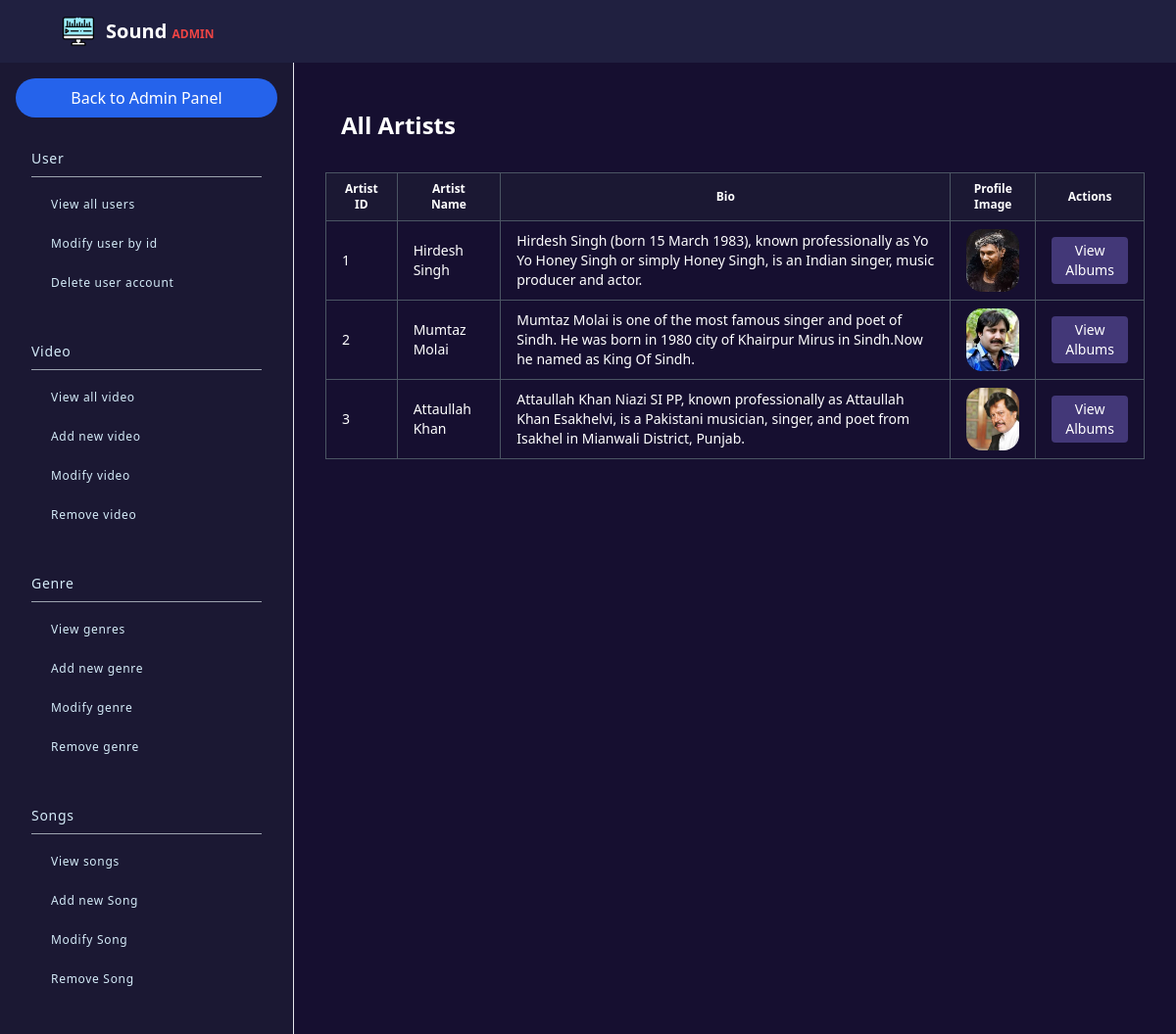
Screenshot of /admin/route/artist/view.artist.php (signed in) with the database file from the repository.
### tables this page shows
CREATE TABLE `artists` (
  `artist_id` int(11) NOT NULL,
  `name` varchar(100) NOT NULL,
  `bio` text DEFAULT NULL,
  `image_url` varchar(255) DEFAULT NULL
);

### admin/route/artist/view.artist.php (the view, shortened to what this page needs)
<?php
include_once("../../includes/header.admin.php");
include_once("../../../config.php");
$artists = [];
$sql = "SELECT
            artist_id,
            name AS artist_name,
            bio,
            image_url
        FROM artists";
$result = $conn->query($sql);
if ($result && $result->num_rows > 0) {
    while ($row = $result->fetch_assoc()) {
        $artists[] = $row;
    }
}
?>
<main class="w-full h-full bg-[#160F30] p-8 text-white">
    <h1 class="text-2xl font-bold mb-4 p-4">All Artists</h1>
    <table class="w-full table-auto border-collapse border border-gray-600">
        <thead>
            <tr class="bg-[#1B1833] text-white text-xs">
                <th class="border border-gray-600 px-4 py-2">Artist ID</th>
                <th class="border border-gray-600 px-4 py-2">Artist Name</th>
                <th class="border border-gray-600 px-4 py-2">Bio</th>
                <th class="border border-gray-600 px-4 py-2">Profile Image</th>
                <th class="border border-gray-600 px-4 py-2">Actions</th>
            </tr>
        </thead>
        <tbody>
            <?php if (empty($artists)): ?>
            <tr>
                <td colspan="5" class="text-center border border-gray-600 px-4 py-8 text-sm text-gray-300">
                    No artists found.
                </td>
            </tr>
            <?php else: ?>
            <?php foreach ($artists as $artist): ?>
            <tr class="hover:bg-[#4B4376] text-sm">
                <td class="border border-gray-600 px-4 py-2"><?= $artist['artist_id']; ?></td>
                <td class="border border-gray-600 px-4 py-2"><?= htmlspecialchars($artist['artist_name']); ?></td>
                <td class="border border-gray-600 px-4 py-2"><?= htmlspecialchars($artist['bio']); ?></td>
                <td class="border border-gray-600 px-4 py-2">
                    <?php if ($artist['image_url']): ?>
                    <img src="../../../assets/media/images/<?= htmlspecialchars($artist['image_url']); ?>"
                        alt="Profile Image" class="w-16 h-16 object-cover rounded-2xl">
                    <?php else: ?>
                    N/A
                    <?php endif; ?>
                </td>
                <td class="border border-gray-600 px-4 py-2 text-center">
                    <form method="GET" action="./view.artist.details.php" class="inline-block">
                        <button type="submit"
                            class="transition duration-300 bg-[#433878] hover:bg-[#7E60BF] text-white py-1 px-2 rounded">View
                            Albums</button>
                    </form>
                </td>
            </tr>
            <?php endforeach; ?>
            <?php endif; ?>
        </tbody>
    </table>
</main>
</body>
</html>

### rows the page displays
artists: artist_id "1", name "Hirdesh Singh", bio "Hirdesh Singh (born 15 March 1983), known professionally as Yo Yo Honey Singh or simply Honey Singh, is an Indian singer, music producer and actor.", image_url (picture)
artists: artist_id "2", name "Mumtaz Molai", bio "Mumtaz Molai is one of the most famous singer and poet of Sindh. He was born in 1980 city of Khairpur Mirus in Sindh.Now he named as King Of Sindh.", image_url (picture)
artists: artist_id "3", name "Attaullah Khan", bio "Attaullah Khan Niazi SI PP, known professionally as Attaullah Khan Esakhelvi, is a Pakistani musician, singer, and poet from Isakhel in Mianwali District, Punjab.", image_url (picture)
